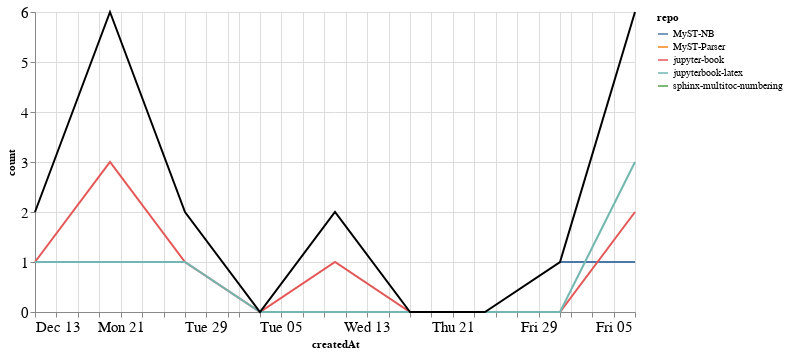

Notebook source saved alongside this figure:
### Markdown cell above
### Comments

### Code cell
comments_time = comments.groupby('repo').resample('W', on='createdAt').count()['author'].reset_index()
comments_time = comments_time.rename(columns={'author': 'count'})
comments_time_total = comments_time.groupby('createdAt').agg({"count": "sum"}).reset_index()
ch1 = alt.Chart(comments_time, width=600).mark_line().encode(
    x='createdAt',
    y='count',
    color='repo',
    tooltip="repo"
)

ch2 = alt.Chart(comments_time_total, width=600).mark_line(color="black").encode(
    x='createdAt',
    y='count',
)

ch1 + ch2

### Figure 1 — Vega-Lite specification as saved in the notebook (floating-point values rounded to 4 significant figures)
{"config": {"axisLeft": {"labelFontSize": 15}, "axisBottom": {"labelFontSize": 15}}, "layer": [{"data": {"name": "data-df7adf18f0223b8ce076591869a1b9b3"}, "mark": "line", "encoding": {"color": {"type": "nominal", "field": "repo"}, "tooltip": {"type": "nominal", "field": "repo"}, "x": {"type": "temporal", "field": "createdAt"}, "y": {"type": "quantitative", "field": "count"}}, "width": 600}, {"data": {"name": "data-e307f46214dfce855086c3ffb56a1d9f"}, "mark": {"type": "line", "color": "black"}, "encoding": {"x": {"type": "temporal", "field": "createdAt"}, "y": {"type": "quantitative", "field": "count"}}, "width": 600}], "$schema": "https://vega.github.io/schema/vega-lite/v4.8.1.json", "datasets": {"data-df7adf18f0223b8ce076591869a1b9b3": [{"repo": "MyST-NB", "createdAt": "2021-01-31T00:00:00", "count": 1}, {"repo": "MyST-NB", "createdAt": "2021-02-07T00:00:00", "count": 1}, {"repo": "MyST-Parser", "createdAt": "2020-12-20T00:00:00", "count": 2}, {"repo": "jupyter-book", "createdAt": "2020-12-13T00:00:00", "count": 1}, {"repo": "jupyter-book", "createdAt": "2020-12-20T00:00:00", "count": 3}, {"repo": "jupyter-book", "createdAt": "2020-12-27T00:00:00", "count": 1}, {"repo": "jupyter-book", "createdAt": "2021-01-03T00:00:00", "count": 0}, {"repo": "jupyter-book", "createdAt": "2021-01-10T00:00:00", "count": 1}, {"repo": "jupyter-book", "createdAt": "2021-01-17T00:00:00", "count": 0}, {"repo": "jupyter-book", "createdAt": "2021-01-24T00:00:00", "count": 0}, {"repo": "jupyter-book", "createdAt": "2021-01-31T00:00:00", "count": 0}, {"repo": "jupyter-book", "createdAt": "2021-02-07T00:00:00", "count": 2}, {"repo": "jupyterbook-latex", "createdAt": "2020-12-13T00:00:00", "count": 1}, {"repo": "jupyterbook-latex", "createdAt": "2020-12-20T00:00:00", "count": 1}, {"repo": "jupyterbook-latex", "createdAt": "2020-12-27T00:00:00", "count": 1}, {"repo": "jupyterbook-latex", "createdAt": "2021-01-03T00:00:00", "count": 0}, {"repo": "jupyterbook-latex", "createdAt": "2021-01-10T00:00:00", "count": 0}, {"repo": "jupyterbook-latex", "createdAt": "2021-01-17T00:00:00", "count": 0}, {"repo": "jupyterbook-latex", "createdAt": "2021-01-24T00:00:00", "count": 0}, {"repo": "jupyterbook-latex", "createdAt": "2021-01-31T00:00:00", "count": 0}, {"repo": "jupyterbook-latex", "createdAt": "2021-02-07T00:00:00", "count": 3}, {"repo": "sphinx-multitoc-numbering", "createdAt": "2021-01-10T00:00:00", "count": 1}], "data-e307f46214dfce855086c3ffb56a1d9f": [{"createdAt": "2020-12-13T00:00:00", "count": 2}, {"createdAt": "2020-12-20T00:00:00", "count": 6}, {"createdAt": "2020-12-27T00:00:00", "count": 2}, {"createdAt": "2021-01-03T00:00:00", "count": 0}, {"createdAt": "2021-01-10T00:00:00", "count": 2}, {"createdAt": "2021-01-17T00:00:00", "count": 0}, {"createdAt": "2021-01-24T00:00:00", "count": 0}, {"createdAt": "2021-01-31T00:00:00", "count": 1}, {"createdAt": "2021-02-07T00:00:00", "count": 6}]}}
